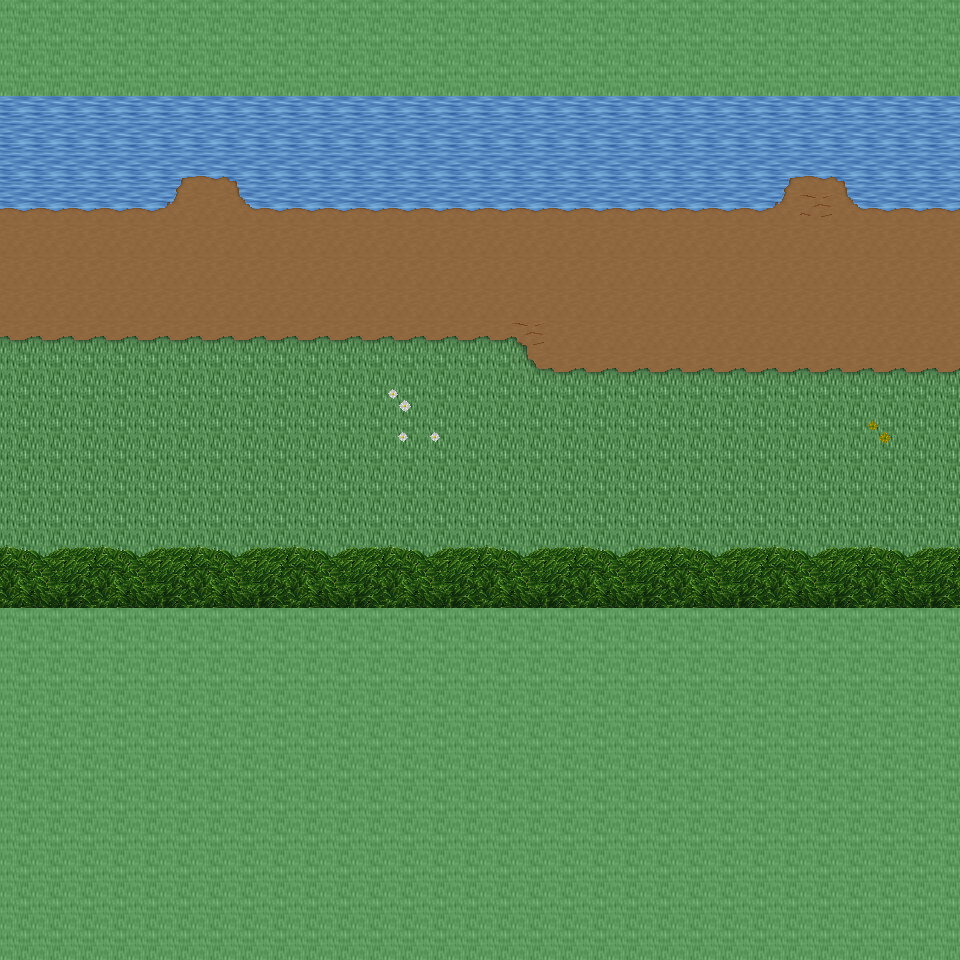

A 2D game scene composited from a Tiled map and its tileset images. What follows is a short description and the map's XML, with each tile layer's data collapsed to a summary:
An orthogonal 30x30 tile map with 32x32 px tiles, 6 tile layers (Ground, Object, Object2, Above, ...), 21 tilesets and 2 objects (2x mapExit).

<map version="1.0" orientation="orthogonal" renderorder="right-down" width="30" height="30" tilewidth="32" tileheight="32" nextobjectid="3">
  <tileset firstgid="1" name="tileset_ground_ground" tilewidth="32" tileheight="32" tilecount="33" columns="3">
    <image source="../drawable/tileset_ground_ground.png" width="96" height="352" />
  </tileset>
  <tileset firstgid="34" name="tileset_ground_water_pool" tilewidth="32" tileheight="32" tilecount="72" columns="3">
    <image source="../drawable/tileset_ground_water_pool.png" width="96" height="768" />
  </tileset>
  <tileset firstgid="106" name="tileset_ground_ridge_earth_dark" tilewidth="32" tileheight="32" tilecount="96" columns="12">
    <image source="../drawable/tileset_ground_ridge_earth_dark.png" width="384" height="256" />
  </tileset>
  <tileset firstgid="202" name="tileset_ground_grass_edges" tilewidth="32" tileheight="32" tilecount="36" columns="12">
    <image source="../drawable/tileset_ground_grass_edges.png" width="384" height="96" />
  </tileset>
  <tileset firstgid="238" name="tileset_ground_earth_edges" tilewidth="32" tileheight="32" tilecount="18" columns="6">
    <image source="../drawable/tileset_ground_earth_edges.png" width="192" height="96" />
  </tileset>
  <tileset firstgid="256" name="tileset_ground_grass_corners" tilewidth="32" tileheight="32" tilecount="24" columns="6">
    <image source="../drawable/tileset_ground_grass_corners.png" width="192" height="128" />
  </tileset>
  <tileset firstgid="280" name="tileset_plant_flower_daisy_blue" tilewidth="32" tileheight="32" tilecount="8" columns="2">
    <image source="../drawable/tileset_plant_flower_daisy_blue.png" width="64" height="128" />
  </tileset>
  <tileset firstgid="288" name="tileset_plant_flower_daisy_yellow" tilewidth="32" tileheight="32" tilecount="8" columns="2">
    <image source="../drawable/tileset_plant_flower_daisy_yellow.png" width="64" height="128" />
  </tileset>
  <tileset firstgid="296" name="tileset_plant_bush_bushes" tilewidth="32" tileheight="32" tilecount="10" columns="5">
    <image source="../drawable/tileset_plant_bush_bushes.png" width="160" height="64" />
  </tileset>
  <tileset firstgid="306" name="tileset_plant_flower_daisy_red" tilewidth="32" tileheight="32" tilecount="8" columns="2">
    <image source="../drawable/tileset_plant_flower_daisy_red.png" width="64" height="128" />
  </tileset>
  <tileset firstgid="314" name="tileset_plant_flower_daisy_white" tilewidth="32" tileheight="32" tilecount="8" columns="2">
    <image source="../drawable/tileset_plant_flower_daisy_white.png" width="64" height="128" />
  </tileset>
  <tileset firstgid="322" name="tileset_logic_collision" tilewidth="32" tileheight="32" tilecount="1" columns="1">
    <image source="../drawable/tileset_logic_collision.png" width="32" height="32" />
  </tileset>
  <tileset firstgid="323" name="tileset_plant_tree_tree_green" tilewidth="32" tileheight="32" tilecount="88" columns="8">
    <image source="../drawable/tileset_plant_tree_tree_green.png" width="256" height="352" />
  </tileset>
  <tileset firstgid="411" name="tileset_building_castle" tilewidth="32" tileheight="32" tilecount="320" columns="20">
    <image source="../drawable/tileset_building_castle.png" width="640" height="512" />
  </tileset>
  <tileset firstgid="731" name="tileset_object_tent" tilewidth="32" tileheight="32" tilecount="9" columns="3">
    <image source="../drawable/tileset_object_tent.png" width="96" height="96" />
  </tileset>
  <tileset firstgid="740" name="tileset_logic_item_sheepfood" tilewidth="32" tileheight="32" tilecount="1" columns="1">
    <image source="../drawable/tileset_logic_item_sheepfood.png" width="32" height="32" />
  </tileset>
  <tileset firstgid="741" name="tileset_logic_creature_fairy" tilewidth="32" tileheight="32" tilecount="4" columns="4">
    <image source="../drawable/tileset_logic_creature_fairy.png" width="128" height="32" />
  </tileset>
  <tileset firstgid="745" name="tileset_logic_item_resources" tilewidth="32" tileheight="32" tilecount="6" columns="6">
    <image source="../drawable/tileset_logic_item_resources.png" width="192" height="32" />
  </tileset>
  <tileset firstgid="751" name="tileset_logic_portal" tilewidth="32" tileheight="32" tilecount="24" columns="8">
    <image source="../drawable/tileset_logic_portal.png" width="256" height="96" />
  </tileset>
  <tileset firstgid="775" name="tileset_ground_green_paving" tilewidth="32" tileheight="32" tilecount="18" columns="3">
    <image source="../drawable/tileset_ground_green_paving.png" width="96" height="192" />
  </tileset>
  <tileset firstgid="793" name="tileset_logic_protection" tilewidth="32" tileheight="32" tilecount="2" columns="2">
    <image source="../drawable/tileset_logic_protection.png" width="64" height="32" />
  </tileset>
  <layer name="Ground" width="30" height="30">
    <data>[900 cells, 900 non-empty, 7 distinct tile ids]</data>
  </layer>
  <layer name="Object" width="30" height="30">
    <data>[900 cells, 75 non-empty, 15 distinct tile ids]</data>
  </layer>
  <layer name="Object2" width="30" height="30">
    <data>[900 cells, 0 non-empty, 0 distinct tile ids]</data>
  </layer>
  <layer name="Above" width="30" height="30">
    <data>[900 cells, 386 non-empty, 13 distinct tile ids]</data>
  </layer>
  <layer name="Above2" width="30" height="30">
    <data>[900 cells, 0 non-empty, 0 distinct tile ids]</data>
  </layer>
  <layer name="Walkable" width="30" height="30">
    <data>[900 cells, 420 non-empty, 1 distinct tile ids]</data>
  </layer>
  <objectgroup name="MapEvents">
    <object id="1" name="west" type="mapExit" x="0" y="96" width="32" height="512">
      <properties>
        <property name="map" value="level_0_x103_y110" />
        <property name="x" value="28" />
        <property name="y" value="3" />
      </properties>
    </object>
    <object id="2" name="east" type="mapExit" x="928" y="96" width="32" height="512">
      <properties>
        <property name="map" value="level_0_x105_y110" />
        <property name="x" value="1" />
        <property name="y" value="3" />
      </properties>
    </object>
  </objectgroup>
</map>
